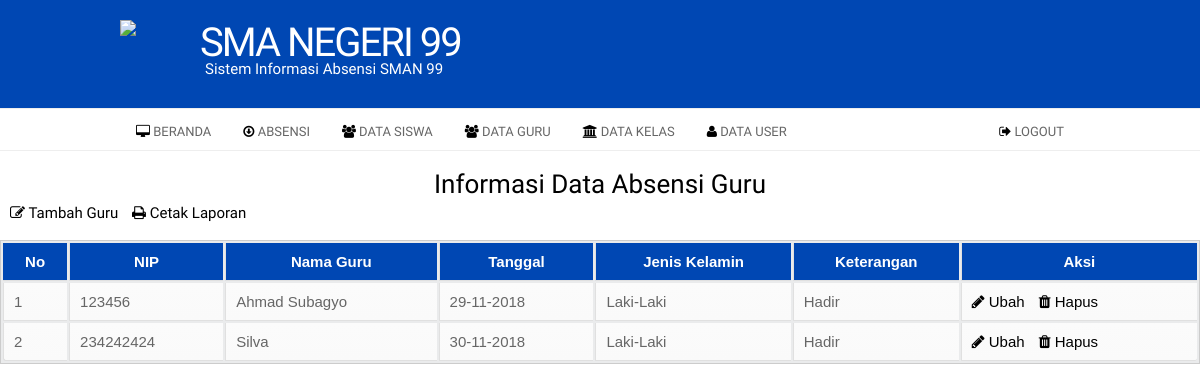
The page /index.php?page=guru (signed in) on the database its author committed.
### tables this page shows
CREATE TABLE `tb_guru` (
  `id` int(11) NOT NULL,
  `nip` int(15) NOT NULL,
  `nama` varchar(50) NOT NULL,
  `tanggal` varchar(50) NOT NULL,
  `jenis_kelamin` enum('Laki-Laki','Perempuan') NOT NULL,
  `keterangan` enum('Hadir','Sakit','Izin','Alpa') NOT NULL
);

### page/admin/guru/guru.php (the view, shortened to what this page needs)
<h2 align="center">Informasi Data Absensi Guru</h2>
<a class="tambah" href="?page=guru&aksi=tambah"><i class="fa fa-edit fa"></i> Tambah Guru</a>
<a class="cetak" href="./laporan/laporan_guru.php"><i class="fa fa-print fa"></i> Cetak Laporan</a>
<link rel="stylesheet" type="text/css" href="assets/css/tabel.css">
<div align="center"><br>
                            <table>
                                    <thead>
                                        <tr>
                                            <th>No</th>
                                            <th>NIP</th>
                                            <th>Nama Guru</th>
                                            <th>Tanggal</th>
                                            <th>Jenis Kelamin</th>
                                            <th>Keterangan</th>
                                            <th>Aksi</th>
                                        </tr>
                                    </thead>
                                    <tbody>
                                        <?php
                                            $no = 1;
                                            $sql = $koneksi->query("select * from tb_guru");
                                            while ($data = $sql->fetch_assoc()) {
                                        ?>
                                        <tr>
                                            <td><?php echo $no++; ?></td>
                                            <td><?php echo $data['nip'];?></td>
                                            <td><?php echo $data['nama'];?></td>
                                            <td><?php echo $data['tanggal'];?></td>
                                            <td><?php echo $data['jenis_kelamin'];?></td>
                                            <td><?php echo $data['keterangan'];?></td>
                                            <td>
                                                <a href="?page=guru&aksi=ubah&id=<?php echo $data['id']; ?>"><i class="fa fa-pencil fa"></i> Ubah</a>
                                                <a onclick="return confirm('Anda Yakin Ingin Menghapus Guru Ini ?')" href="?page=guru&aksi=hapus&id=<?php echo $data['id']; ?>"><i class="fa fa-trash fa" style="margin-left: 10px;"></i> Hapus</a>
                                            </td>
                                        </tr>
                                        <?php } ?>
                                    </tbody>
                                </table>

### assets/css/style.css (style rules this page uses)
* { box-sizing: border-box; }
body { font-family: 'arial'; padding: 10px; }

### assets/css/custom.css (style rules this page uses)
body { background: #fff; margin:0; padding:0; font-family: 'Pontano Sans', Arial, Helvetica, sans-serif; font-size: 15px; color: #666; }
* { margin:0; padding:0; }
table { width: 100%; text-align: left; }
th, td { padding: 10px 10px; }
th { color: #666; background: #ccc none repeat-x scroll left top; }
td { border-bottom: 1px solid #ccc; }
a { color: #000; }
h2 { color: #000; font-size: 26px; letter-spacing: 0px; font-weight: normal; padding: 0 0 5px; margin: 0; font-family: 'Pontano Sans', Arial, sans-serif; }

### assets/css/tabel.css (style rules this page uses)
table { font-family: Arial, Helvetica; background: #eaebec; border: 1px solid #ccc; width: 100%; }
table th { color: white; padding: 10px; border-left: 1px solid #e0e0e0; border-bottom: 1px solid #e0e0e0; background: #0047b3; }
table th:first-child { border-left: none; }
table tr { text-align: center; padding-left: 20px; }
table td { text-align: left; padding: 10px; width: border-top: 1px solid #ffffff; border-bottom: 1px solid #e0e0e0; border-left: 1px solid #e0e0e0; background: #fafafa; background: -webkit-gradient(linear, left top, left bottom, from(#fbfbfb), to(#fafafa)); background: -moz-linear-gradient(top, #fbfbfb, #fafafa); }
table tr:last-child td:first-child { -moz-border-radius-bottom-left: 3px; -webkit-border-bottom-left-radius: 3px; border-bottom-left-radius: 3px; }
table tr:last-child td:last-child { -moz-border-radius-bottom-right: 3px; -webkit-border-bottom-right-radius: 3px; border-bottom-right-radius: 3px; }

### page/admin/guru/guru.php (style rules this page uses)
a { text-decoration: none; }
.tambah { text-decoration: none; margin-left: 10px; }
.cetak { text-decoration: none; margin-left: 10px; }

### rows shown on the page
tb_guru: nip "123456", nama "Ahmad Subagyo", tanggal "29-11-2018", jenis_kelamin "Laki-Laki", keterangan "Hadir"
tb_guru: nip "234242424", nama "Silva", tanggal "30-11-2018", jenis_kelamin "Laki-Laki", keterangan "Hadir"
